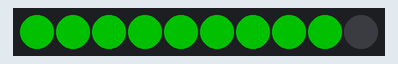
Recording of a sketch running on a simulated Arduino Uno, built with avr-gcc and run on an emulated ATmega328P. Shown: 10 RGB LEDs in strip order, left to right. Dim RGB values are drawn brighter than linear; what the sketch prints to the serial monitor is not drawn. At 5.7 s the program stops and its outputs stay as they are.

Above: at 0.75 s.
At 1.25 s:
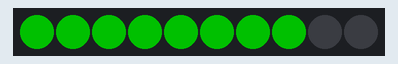
At 1.6 s:
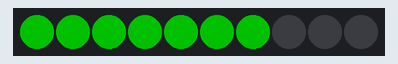
At 2.75 s:
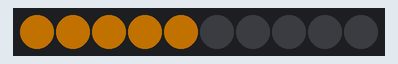
At 3.6 s:
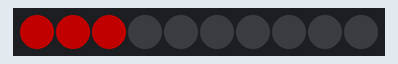
At 4.75 s:
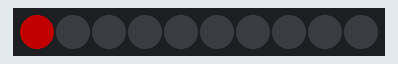

Measured:
- what the display in image 0 shows lasts 0.5 s, from 0.5 s to 1.0 s

The sketch:

Module_Neopixel.ino
```cpp
// ==========================================
// NeoPixel HP Bar Test
// HP starts at 10 and decreases by 2 in every 0.5s
// ==========================================

#include <Arduino.h>
#include <Adafruit_NeoPixel.h>

#define LED_PIN   2
#define LED_COUNT 10

//startup
Adafruit_NeoPixel strip(LED_COUNT, LED_PIN, NEO_GRB + NEO_KHZ800);

// initialize hp
int hp = 10;
unsigned long lastUpdate = 0;
const unsigned long hpDrainInterval = 500;

void showHP() {
    strip.clear();
    //blood color
    for (int i = 0; i < hp; i++) {
        if (hp >= 7) strip.setPixelColor(i, strip.Color(0, 255, 0));
        else if (hp >= 4) strip.setPixelColor(i, strip.Color(255, 150, 0));
        else strip.setPixelColor(i, strip.Color(255, 0, 0));
    }

    strip.show();
}

void setup() {
    Serial.begin(115200);
    //strip init
    strip.begin();
    //it's toooooooooooooooooooo shiny
    strip.setBrightness(85);
    strip.show();

    Serial.println("hp test");
}

void loop() {
  unsigned long now = millis();

  // Decrease HP every 0.5 seconds
  if (now - lastUpdate >= hpDrainInterval) {
    lastUpdate = now;
    //start decreasing
    if (hp > 0) {
      hp--;
      showHP();
    }
    else {

      strip.clear();
      strip.show();
      while (true) delay(100);
    }
  }
}
```
